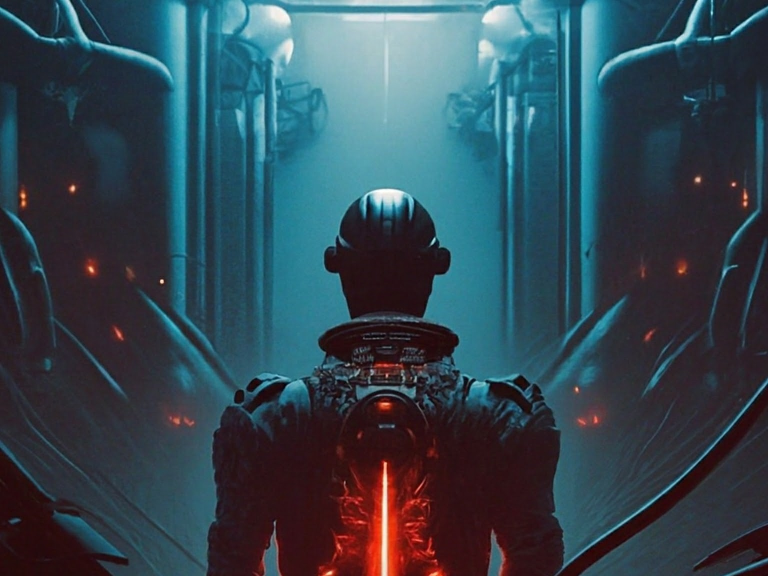
#> input picture images/ParallelParadox.jpg, 1536 x 1152 px (shown at 1/2 size)
$ python imageConvert.py ParallelParadox.jpg out.png 100 100
#> lines starting #> are read from the running program, lines starting #| are printed output that depends on the picture
import sys
import os.path
from PIL import Image


# Translate rows into screen memory offsets
lineOffset = [
    0x0000, 0x0000+0x0400, 0x0000+0x0800, 0x0000+0x0c00, 0x0000+0x1000, 0x0000+0x1400, 0x0000+0x1800, 0x0000+0x1c00,
    0x0080, 0x0080+0x0400, 0x0080+0x0800, 0x0080+0x0c00, 0x0080+0x1000, 0x0080+0x1400, 0x0080+0x1800, 0x0080+0x1c00,
    0x0100, 0x0100+0x0400, 0x0100+0x0800, 0x0100+0x0c00, 0x0100+0x1000, 0x0100+0x1400, 0x0100+0x1800, 0x0100+0x1c00,
    0x0180, 0x0180+0x0400, 0x0180+0x0800, 0x0180+0x0c00, 0x0180+0x1000, 0x0180+0x1400, 0x0180+0x1800, 0x0180+0x1c00,
    0x0200, 0x0200+0x0400, 0x0200+0x0800, 0x0200+0x0c00, 0x0200+0x1000, 0x0200+0x1400, 0x0200+0x1800, 0x0200+0x1c00,
    0x0280, 0x0280+0x0400, 0x0280+0x0800, 0x0280+0x0c00, 0x0280+0x1000, 0x0280+0x1400, 0x0280+0x1800, 0x0280+0x1c00,
    0x0300, 0x0300+0x0400, 0x0300+0x0800, 0x0300+0x0c00, 0x0300+0x1000, 0x0300+0x1400, 0x0300+0x1800, 0x0300+0x1c00,
    0x0380, 0x0380+0x0400, 0x0380+0x0800, 0x0380+0x0c00, 0x0380+0x1000, 0x0380+0x1400, 0x0380+0x1800, 0x0380+0x1c00,
    0x0028, 0x0028+0x0400, 0x0028+0x0800, 0x0028+0x0c00, 0x0028+0x1000, 0x0028+0x1400, 0x0028+0x1800, 0x0028+0x1c00,
    0x00A8, 0x00A8+0x0400, 0x00A8+0x0800, 0x00A8+0x0c00, 0x00A8+0x1000, 0x00A8+0x1400, 0x00A8+0x1800, 0x00A8+0x1c00,
    0x0128, 0x0128+0x0400, 0x0128+0x0800, 0x0128+0x0c00, 0x0128+0x1000, 0x0128+0x1400, 0x0128+0x1800, 0x0128+0x1c00,
    0x01A8, 0x01A8+0x0400, 0x01A8+0x0800, 0x01A8+0x0c00, 0x01A8+0x1000, 0x01A8+0x1400, 0x01A8+0x1800, 0x01A8+0x1c00,
    0x0228, 0x0228+0x0400, 0x0228+0x0800, 0x0228+0x0c00, 0x0228+0x1000, 0x0228+0x1400, 0x0228+0x1800, 0x0228+0x1c00,
    0x02A8, 0x02A8+0x0400, 0x02A8+0x0800, 0x02A8+0x0c00, 0x02A8+0x1000, 0x02A8+0x1400, 0x02A8+0x1800, 0x02A8+0x1c00,
    0x0328, 0x0328+0x0400, 0x0328+0x0800, 0x0328+0x0c00, 0x0328+0x1000, 0x0328+0x1400, 0x0328+0x1800, 0x0328+0x1c00,
    0x03A8, 0x03A8+0x0400, 0x03A8+0x0800, 0x03A8+0x0c00, 0x03A8+0x1000, 0x03A8+0x1400, 0x03A8+0x1800, 0x03A8+0x1c00,
    0x0050, 0x0050+0x0400, 0x0050+0x0800, 0x0050+0x0c00, 0x0050+0x1000, 0x0050+0x1400, 0x0050+0x1800, 0x0050+0x1c00,
    0x00D0, 0x00D0+0x0400, 0x00D0+0x0800, 0x00D0+0x0c00, 0x00D0+0x1000, 0x00D0+0x1400, 0x00D0+0x1800, 0x00D0+0x1c00,
    0x0150, 0x0150+0x0400, 0x0150+0x0800, 0x0150+0x0c00, 0x0150+0x1000, 0x0150+0x1400, 0x0150+0x1800, 0x0150+0x1c00,
    0x01D0, 0x01D0+0x0400, 0x01D0+0x0800, 0x01D0+0x0c00, 0x01D0+0x1000, 0x01D0+0x1400, 0x01D0+0x1800, 0x01D0+0x1c00,
    0x0250, 0x0250+0x0400, 0x0250+0x0800, 0x0250+0x0c00, 0x0250+0x1000, 0x0250+0x1400, 0x0250+0x1800, 0x0250+0x1c00,
    0x02D0, 0x02D0+0x0400, 0x02D0+0x0800, 0x02D0+0x0c00, 0x02D0+0x1000, 0x02D0+0x1400, 0x02D0+0x1800, 0x02D0+0x1c00,
    0x0350, 0x0350+0x0400, 0x0350+0x0800, 0x0350+0x0c00, 0x0350+0x1000, 0x0350+0x1400, 0x0350+0x1800, 0x0350+0x1c00,
    0x03D0, 0x03D0+0x0400, 0x03D0+0x0800, 0x03D0+0x0c00, 0x03D0+0x1000, 0x03D0+0x1400, 0x03D0+0x1800, 0x03D0+0x1c00];

def writeScreen(data,output):
    width = int(560/7/2)
    height = 192
    outputBytes = bytearray(8192)
    for y in range(height):
        for x in range(width):
            outputBytes[lineOffset[y]+x] = data[y][x]
    with open(output, "wb") as binary_file:
        byteCount = binary_file.write(outputBytes)


# Usage: inputFile outputFile width height
# FIXME: use a real command line parser

def main():
    print(";","--------------------------------------------------------------------")
    #outputBytes = bytearray();

    infile = sys.argv[1]
    outfile = sys.argv[2]
    width = int(sys.argv[3])
    height = int(sys.argv[4])

    im = Image.open(infile)
#> im is the input picture: PIL image 1536x1152 RGB; mean R, G, B 51.3, 70.9, 81.7
    print(";",infile,im.format, im.size, im.mode)
#| ; ParallelParadox.jpg JPEG (1536, 1152) RGB
    im = im.resize((width,height)).convert("1")
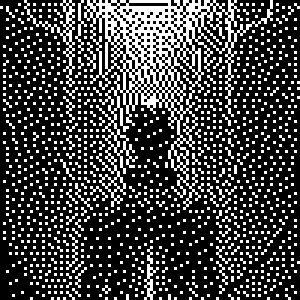
#> im: PIL image 100x100 1 (shown 3 times larger); 25.5% white in thin lines or dots
    im.save(outfile)
    print(";",outfile,im.format, im.size, im.mode)
#| ; out.png None (100, 100) 1

    allData = []
    evenData = []
    oddData = []
    for y in range(im.size[1]):
        value = 0
        line = []
        for x in range(im.size[0]):
            if (im.getpixel((x,y)) != 0):
                value = value | (1 << x%7)
            if (x%7 == 6):
                line.append(value)
                #outputBytes.append(value)
                value = 0

        allData.append(line)
        evenData.append(line[0::2])
        oddData.append(line[1::2])

    name = os.path.basename(os.path.splitext(outfile)[0])
    print("{}Even:".format(name))
    for line in evenData:
        print(".byte ",end="")
        print(*line,sep=", ")

    print("{}Odd:".format(name))
    for line in oddData:
        print(".byte ",end="")
        print(*line,sep=", ")

    # [6 lines of commented-out code are left out]
    if (width == 560) and (height == 192):
        writeScreen(evenData, os.path.splitext(outfile)[0]+".0")
        writeScreen(oddData,  os.path.splitext(outfile)[0]+".1")

main()
